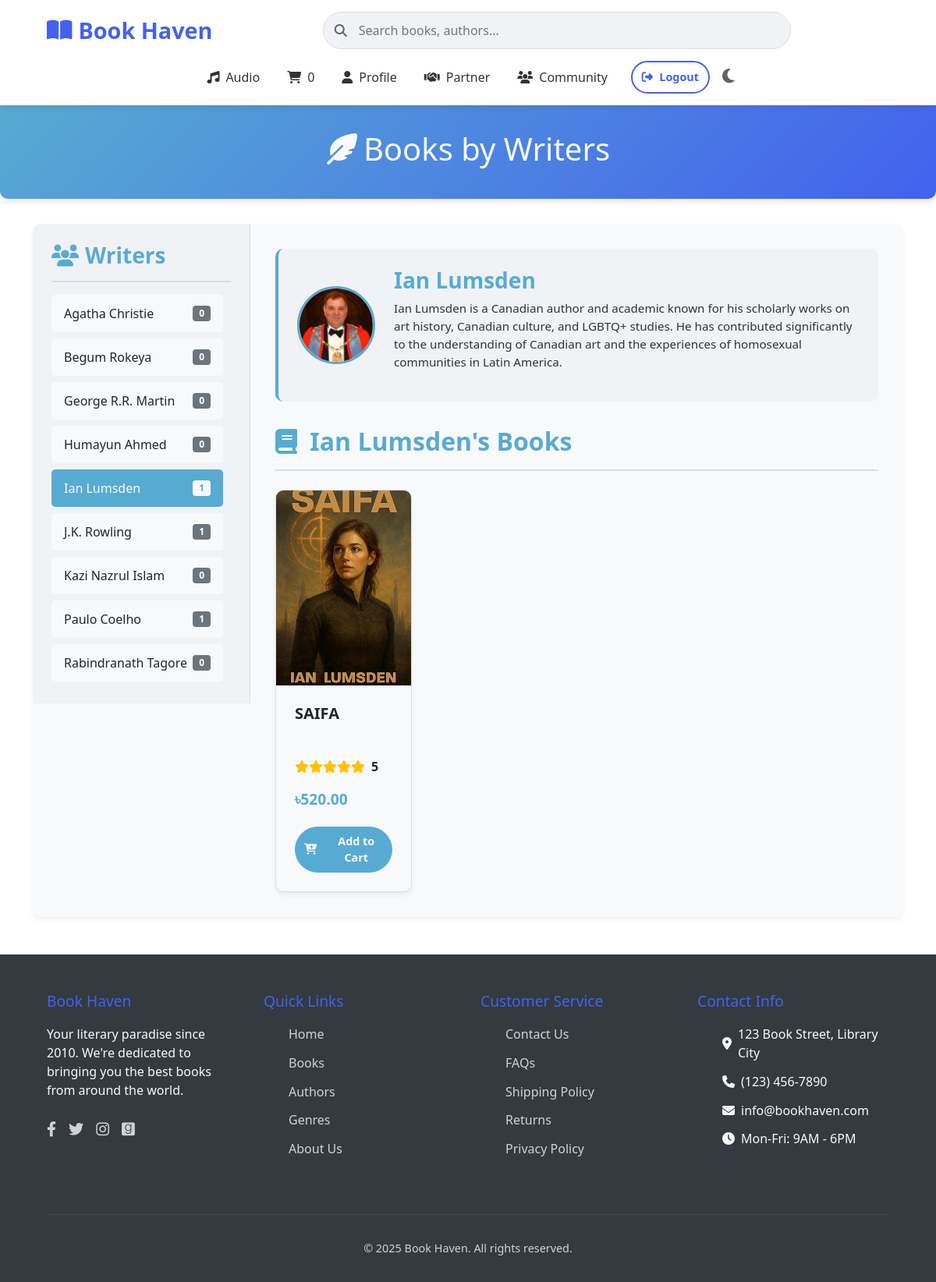
The app's page /php/writer_books.php?writer_id=34 (signed in) with its own data.
### tables this page shows
CREATE TABLE `writers` (
  `writer_id` int(11) NOT NULL,
  `name` varchar(100) NOT NULL,
  `email` varchar(100) DEFAULT NULL,
  `bio` text DEFAULT NULL,
  `address` text DEFAULT NULL,
  `image_url` varchar(255) DEFAULT NULL,
  `created_at` datetime DEFAULT current_timestamp()
);

CREATE TABLE `books` (
  `book_id` int(11) NOT NULL,
  `title` varchar(255) NOT NULL,
  `published` date DEFAULT NULL,
  `price` int(11) DEFAULT NULL,
  `quantity` int(11) NOT NULL DEFAULT 1,
  `details` text DEFAULT NULL,
  `cover_image_url` varchar(255) DEFAULT NULL,
  `created_at` datetime DEFAULT current_timestamp(),
  `updated_at` datetime DEFAULT current_timestamp() ON UPDATE current_timestamp(),
  `rating` float DEFAULT 4
);

### php/writer_books.php (the view, shortened to what this page needs)
<?php
require_once '../db_connection.php';
$all_writers_query = "SELECT * FROM writers ORDER BY name";
$all_writers_result = mysqli_query($conn, $all_writers_query);
$writer_id = isset($_GET['writer_id']) ? (int)$_GET['writer_id'] : 0;
$writer_query = "SELECT * FROM writers WHERE writer_id = $writer_id";
$writer_result = mysqli_query($conn, $writer_query);
$writer = mysqli_fetch_assoc($writer_result);
$books_query = "SELECT b.*,
                AVG(r.rating) as avg_rating
                FROM books b
                JOIN book_writers bw ON b.book_id = bw.book_id
                LEFT JOIN reviews r ON b.book_id = r.book_id
                WHERE bw.writer_id = $writer_id
                GROUP BY b.book_id
                ORDER BY b.title";
$books_result = mysqli_query($conn, $books_query) or die(mysqli_error($conn));
?>
<!DOCTYPE html>
<html lang="en">
<head>
    <link href="https://cdn.jsdelivr.net/npm/bootstrap@5.3.0/dist/css/bootstrap.min.css" rel="stylesheet">
    <link rel="stylesheet" href="https://cdnjs.cloudflare.com/ajax/libs/font-awesome/6.4.0/css/all.min.css">
</head>
<body>
    <?php include_once("../header.php") ?>
    <section class="writer-header">
        <div class="container">
            <div class="row">
                <div class="col-12 text-center">
                    <h1><i class="fas fa-feather-alt me-2"></i>Books by Writers</h1>
                </div>
            </div>
        </div>
    </section>
    <div class="container mb-5">
        <div class="writer-container">
            <div class="row g-0">
                <div class="col-lg-3 writer-sidebar">
                    <h3><i class="fas fa-users me-2"></i>Writers</h3>
                    <div class="writer-list">
                        <?php if (mysqli_num_rows($all_writers_result) > 0): ?>
                            <?php while($w = mysqli_fetch_assoc($all_writers_result)): ?>
                                <a href="writer_books.php?writer_id=<?php echo $w['writer_id']; ?>"
                                   class="text-decoration-none">
                                    <div class="writer-item <?php echo ($w['writer_id'] == $writer_id) ? 'active' : ''; ?>">
                                        <span>
                                            <?php echo htmlspecialchars($w['name']); ?>
                                            <span class="badge">
                                                <?php
                                                    $count_query = "SELECT COUNT(*) as count FROM book_writers WHERE writer_id = ".$w['writer_id'];
                                                    $count_result = mysqli_query($conn, $count_query);
                                                    $count = mysqli_fetch_assoc($count_result);
                                                    echo $count['count'];
                                                ?>
                                            </span>
                                        </span>
                                    </div>
                                </a>
                            <?php endwhile; ?>
                        <?php else: ?>
                            <div class="alert alert-info">No writers found</div>
                        <?php endif; ?>
                    </div>
                </div>
                <div class="col-lg-9 writer-content">
                    <?php if ($writer): ?>
                        <div class="writer-info">
                            <?php if (!empty($writer['image_url'])): ?>
                                <img src="/BookHeaven2.0/<?php echo htmlspecialchars($writer['image_url']); ?>"
                                     alt="<?php echo htmlspecialchars($writer['name']); ?>"
                                     class="writer-image">
                            <?php else: ?>
                                <img src="https://via.placeholder.com/100"
                                     alt="Default writer image"
                                     class="writer-image">
                            <?php endif; ?>
                            <div class="writer-details">
                                <h3 class="writer-name"><?php echo htmlspecialchars($writer['name']); ?></h3>
                                <?php if ($writer['bio']): ?>
                                    <p class="writer-bio"><?php echo htmlspecialchars($writer['bio']); ?></p>
                                <?php endif; ?>
                            </div>
                        </div>
                    <?php endif; ?>
                    <h2 class="writer-title">
                        <i class="fas fa-book me-2"></i>
                        <?php echo htmlspecialchars($writer['name'] ?? 'Select a Writer'); ?>'s Books
                    </h2>
                    <?php if (mysqli_num_rows($books_result) > 0): ?>
                        <div class="row row-cols-2 row-cols-md-3 row-cols-lg-4 g-4">
                            <?php while($book = mysqli_fetch_assoc($books_result)):
                                $in_cart = false;
                                if (isset($_SESSION['user_id'])) {
                                    $user_id = $_SESSION['user_id'];
                                    $cart_query = "SELECT * FROM cart WHERE user_id = $user_id AND book_id = ".$book['book_id'];
                                    $cart_result = mysqli_query($conn, $cart_query);
                                    $in_cart = mysqli_num_rows($cart_result) > 0;
                                }
                                $rating = $book['avg_rating'] ? round($book['avg_rating'], 1) : 0;
                                $stars = str_repeat('<i class="fas fa-star"></i>', floor($rating));
                                $stars .= str_repeat('<i class="far fa-star"></i>', 5 - ceil($rating));
                            ?>
                            <div class="col">
                                <div class="book-card card h-100">
                                    <div class="book-card-img-container">
                                        <a href="book_details.php?book_id=<?php echo $book['book_id']; ?>">
                                            <img src="/BookHeaven2.0/<?php echo htmlspecialchars($book['cover_image_url']); ?>"
                                                 class="book-card-img"
                                                 alt="<?php echo htmlspecialchars($book['title']); ?>">
                                        </a>
                                    </div>
                                    <div class="book-card-body">
                                        <h5 class="book-title">
                                            <a href="/BookHeaven2.0/php/book_details.php?book_id=<?php echo $book['book_id']; ?>"
                                               class="text-decoration-none">
                                                <?php echo htmlspecialchars($book['title']); ?>
                                            </a>
                                        </h5>
                                        <div class="book-rating">
                                            <div class="rating-stars">
                                                <?php echo $stars; ?>
                                            </div>
                                            <span class="rating-value"><?php echo $rating > 0 ? $rating : 'No ratings'; ?></span>
                                        </div>
                                        <p class="book-price">৳<?php echo number_format($book['price'], 2); ?></p>
                                        <button class="btn btn-add-to-cart btn-success <?php echo $in_cart ? 'disabled' : ''; ?>"
                                                data-book-id="<?php echo $book['book_id']; ?>">
                                            <i class="fas <?php echo $in_cart ? 'fa-check' : 'fa-cart-plus'; ?> me-2"></i>
                                            <?php echo $in_cart ? 'Added to Cart' : 'Add to Cart'; ?>
                                        </button>
                                    </div>
                                </div>
                            </div>
                            <?php endwhile; ?>
                        </div>
                    <?php endif; ?>
                </div>
            </div>
        </div>
    </div>
    <?php include_once ("../footer.php"); ?>
</body>
</html>

### header.php (style rules this page uses)
:root { --bg-color: #ffffff; --text-color: #333333; --accent-color: #4361ee; --search-bg: #f0f2f5; --border-color: #dddddd; --icon-color: #5f6368; --shadow: 0 2px 10px rgba(0, 0, 0, 0.1); }
* { margin: 0; padding: 0; box-sizing: border-box; transition: background 0.3s, color 0.3s; }
body { font-family: "Segoe UI", Tahoma, Geneva, Verdana, sans-serif; background-color: var(--bg-color); color: var(--text-color); }
.btn { padding: 8px 12px; border-radius: 30px; border: none; cursor: pointer; font-weight: 600; display: flex; align-items: center; gap: 8px; font-size: 0.9rem; }

### records on screen
writers: name "Agatha Christie", count "0"
writers: name "Begum Rokeya", count "0"
writers: name "George R.R. Martin", count "0"
writers: name "Humayun Ahmed", count "0"
writers: name "Ian Lumsden", count "1", bio "Ian Lumsden is a Canadian author and academic known for his scholarly works on art history, Canadian culture, and LGBTQ+ studies. He has contributed significantly to the understanding of Canadian art and the experiences of homosexual communities in Latin America."
writers: name "J.K. Rowling", count "1"
writers: name "Kazi Nazrul Islam", count "0"
writers: name "Paulo Coelho", count "1"
writers: name "Rabindranath Tagore", count "0"
books: cover_image_url+title (picture), title "SAIFA", rating "5", price "520.00"

### other values on screen
$cart_count "0"
